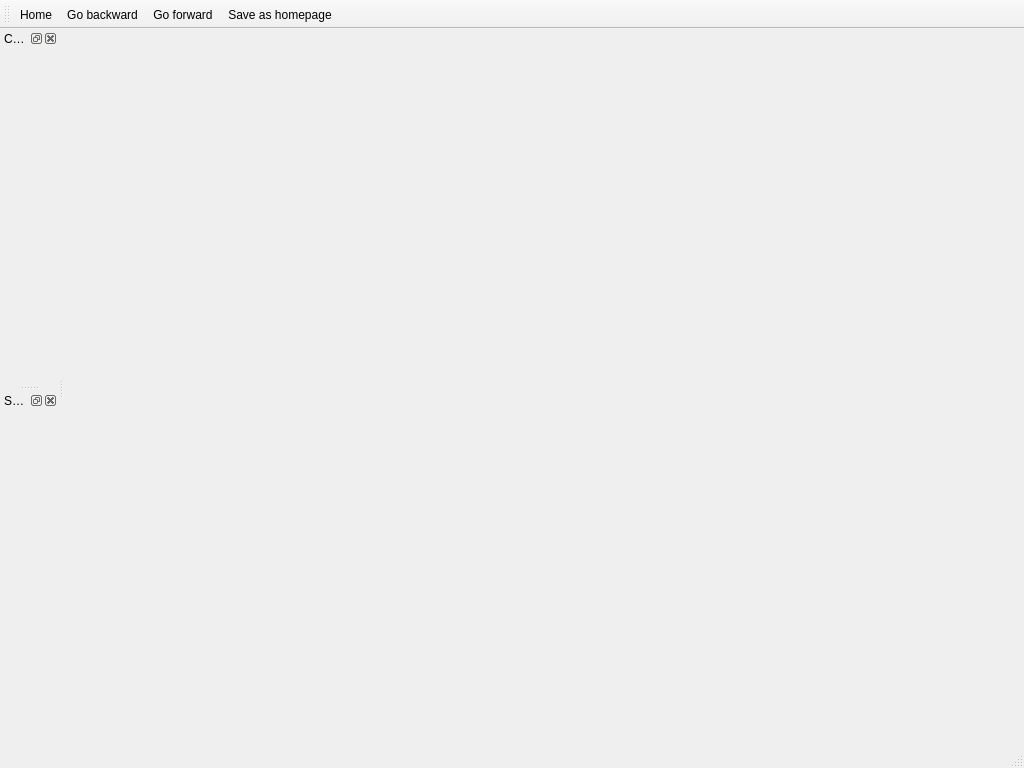
<?xml version="1.0" encoding="UTF-8"?>
<ui version="4.0">
 <class>pqHelpWindow</class>
 <widget class="QMainWindow" name="pqHelpWindow">
  <property name="geometry">
   <rect>
    <x>0</x>
    <y>0</y>
    <width>1024</width>
    <height>768</height>
   </rect>
  </property>
  <property name="windowTitle">
   <string>Online Documentation</string>
  </property>
  <widget class="QWidget" name="centralwidget">
   <layout class="QGridLayout" name="gridLayout">
    <property name="leftMargin">
     <number>0</number>
    </property>
    <property name="topMargin">
     <number>0</number>
    </property>
    <property name="rightMargin">
     <number>0</number>
    </property>
    <property name="bottomMargin">
     <number>0</number>
    </property>
   </layout>
  </widget>
  <widget class="QMenuBar" name="menubar">
   <property name="geometry">
    <rect>
     <x>0</x>
     <y>0</y>
     <width>1024</width>
     <height>23</height>
    </rect>
   </property>
  </widget>
  <widget class="QStatusBar" name="statusbar"/>
  <widget class="QDockWidget" name="contentsDock">
   <property name="windowTitle">
    <string>Contents</string>
   </property>
   <attribute name="dockWidgetArea">
    <number>1</number>
   </attribute>
   <widget class="QWidget" name="dockWidgetContents"/>
  </widget>
  <widget class="QDockWidget" name="searchDock">
   <property name="windowTitle">
    <string>Search</string>
   </property>
   <attribute name="dockWidgetArea">
    <number>1</number>
   </attribute>
   <widget class="QWidget" name="dockWidgetContents_3"/>
  </widget>
  <widget class="QToolBar" name="toolBar">
   <property name="windowTitle">
    <string>toolBar</string>
   </property>
   <attribute name="toolBarArea">
    <enum>TopToolBarArea</enum>
   </attribute>
   <attribute name="toolBarBreak">
    <bool>false</bool>
   </attribute>
   <addaction name="actionHome"/>
   <addaction name="actionBackward"/>
   <addaction name="actionForward"/>
   <addaction name="actionSaveAsHomepage"/>
  </widget>
  <action name="actionHome">
   <property name="text">
    <string>Home</string>
   </property>
  </action>
  <action name="actionBackward">
   <property name="text">
    <string>Go backward</string>
   </property>
  </action>
  <action name="actionForward">
   <property name="text">
    <string>Go forward</string>
   </property>
  </action>
  <action name="actionSaveAsHomepage">
   <property name="text">
    <string>Save as homepage</string>
   </property>
  </action>
 </widget>
 <resources/>
 <connections/>
</ui>
